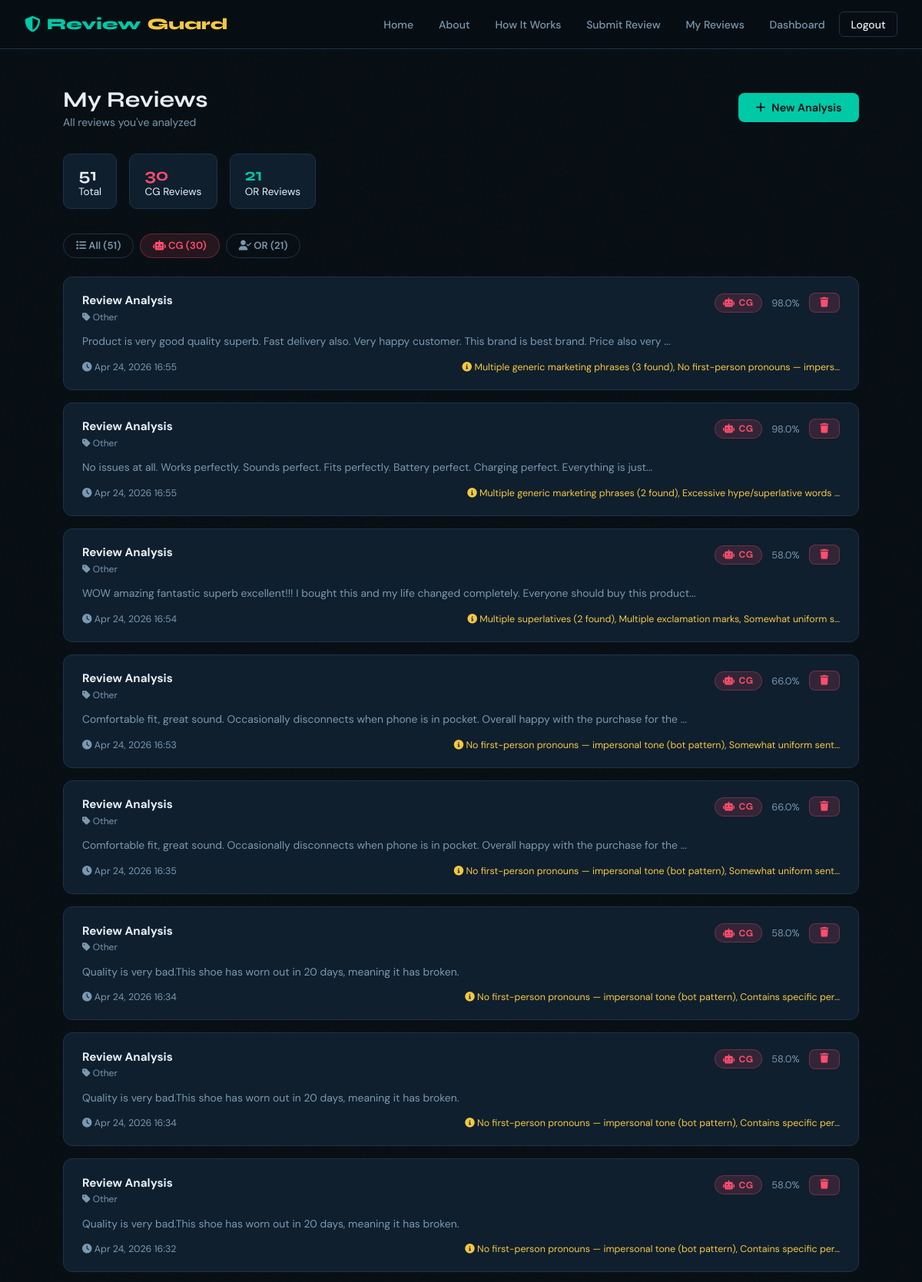
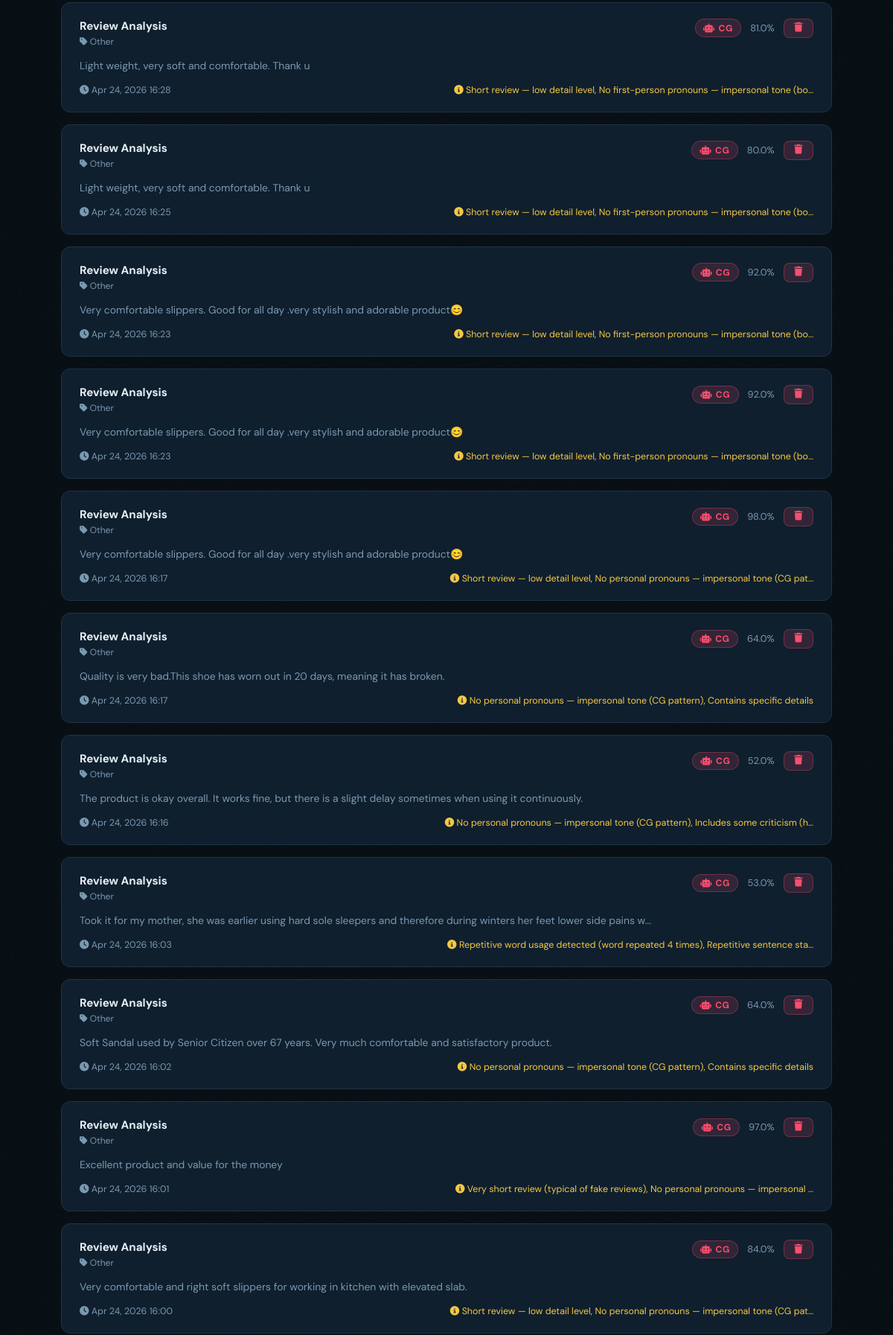
Screenshot of /reviews/my-reviews/?filter=CG (signed in, upper part) with the database file from the repository (2 pictures, top to bottom).
### reviews/models.py (models this page shows, shortened)
class Review(models.Model):
    user = models.ForeignKey(User, on_delete=models.CASCADE, related_name='reviews')
    product_name = models.CharField(max_length=200)
    category = models.CharField(max_length=50, choices=CATEGORY_CHOICES, default='other')
    review_text = models.TextField()
    result = models.CharField(max_length=5, choices=[('CG', 'Computer Generated'), ('OR', 'Original Review')])
    confidence = models.FloatField(default=0.0)
    detection_reasons = models.TextField(blank=True, default='')
    is_flagged = models.BooleanField(default=False)
    admin_override = models.CharField(max_length=5, blank=True, null=True)
    created_at = models.DateTimeField(auto_now_add=True)
    updated_at = models.DateTimeField(auto_now=True)
    class Meta:
        ordering = ['-created_at']
    @property
    def short_text(self):
        return self.review_text[:120] + '...' if len(self.review_text) > 120 else self.review_text

### reviews/views.py (the view)
# urls.py: path('my-reviews/', views.my_reviews, name='my_reviews'),
@login_required
def my_reviews(request):
    if request.user.is_staff:
        return redirect('admin_dashboard')
    filter_type = request.GET.get('filter', 'all')
    reviews = Review.objects.filter(user=request.user)
    if filter_type == 'CG':
        reviews = reviews.filter(result='CG')
    elif filter_type == 'OR':
        reviews = reviews.filter(result='OR')
    return render(request, 'reviews/my_reviews.html', {
        'reviews': reviews,
        'filter_type': filter_type,
        'total': Review.objects.filter(user=request.user).count(),
        'cg_count': Review.objects.filter(user=request.user, result='CG').count(),
        'or_count': Review.objects.filter(user=request.user, result='OR').count(),
    })

### templates/reviews/my_reviews.html (shortened to what this page needs)
{% extends 'base.html' %}
{% block content %}
<div class="reviews-page">
    <div class="page-header">
        <div>
            <h1 style="font-size:1.8rem;">My Reviews</h1>
            <p style="color:var(--muted); font-size:0.875rem; margin-top:0.2rem">All reviews you've analyzed</p>
        </div>
        <a href="/reviews/submit/" class="btn btn-primary"><i class="fas fa-plus"></i> New Analysis</a>
    </div>
    <div class="stats-mini">
        <div class="stat-mini"><strong>{{ total }}</strong> Total</div>
        <div class="stat-mini"><strong style="color:var(--red)">{{ cg_count }}</strong> CG Reviews</div>
        <div class="stat-mini"><strong style="color:var(--teal)">{{ or_count }}</strong> OR Reviews</div>
    </div>
    <div class="filter-tabs" style="margin-bottom:1.5rem">
        <a href="?filter=all" class="filter-tab {% if filter_type == 'all' %}active-all{% endif %}"><i class="fas fa-list"></i> All ({{ total }})</a>
        <a href="?filter=CG" class="filter-tab {% if filter_type == 'CG' %}active-cg{% endif %}"><i class="fas fa-robot"></i> CG ({{ cg_count }})</a>
        <a href="?filter=OR" class="filter-tab {% if filter_type == 'OR' %}active-or{% endif %}"><i class="fas fa-user-check"></i> OR ({{ or_count }})</a>
    </div>
    {% if reviews %}
        {% for review in reviews %}
        <div class="review-card">
            <div class="review-card-top">
                <div>
                    <div class="review-card-title">{{ review.product_name }}</div>
                    <div class="review-card-cat"><i class="fas fa-tag"></i> {{ review.get_category_display }}</div>
                </div>
                <div style="display:flex; align-items:center; gap:0.75rem; flex-shrink:0">
                    <span class="badge {% if review.result == 'CG' %}badge-cg{% else %}badge-or{% endif %}">
                        {% if review.result == 'CG' %}<i class="fas fa-robot"></i>{% else %}<i class="fas fa-user-check"></i>{% endif %}
                        {{ review.result }}
                    </span>
                    <span style="font-size:0.8rem; color:var(--muted)">{{ review.confidence }}%</span>
                    <form method="POST" action="/reviews/delete/{{ review.id }}/" style="display:inline" onclick="return confirm('Delete this review?')">
                        <button type="submit" class="btn btn-danger btn-sm"><i class="fas fa-trash"></i></button>
                    </form>
                </div>
            </div>
            <div class="review-card-body">{{ review.short_text }}</div>
            <div class="review-card-footer">
                <span><i class="fas fa-clock"></i> {{ review.created_at|date:"M d, Y  H:i" }}</span>
                {% if review.detection_reasons %}
                <span style="color:var(--gold)"><i class="fas fa-info-circle"></i> {{ review.detection_reasons|truncatechars:80 }}</span>
                {% endif %}
            </div>
        </div>
        {% endfor %}
    {% else %}
        <div class="empty-state">
            <i class="fas fa-inbox"></i>
            <p>No {{ filter_type|lower }} reviews found.</p>
            <a href="/reviews/submit/" class="btn btn-primary btn-sm" style="margin-top:1rem"><i class="fas fa-plus"></i> Analyze a Review</a>
        </div>
    {% endif %}
</div>
{% endblock %}

### templates/base.html (style rules this page uses)
:root { --bg: #080f14; --bg2: #0d1a24; --bg3: #112233; --teal: #00c9a7; --teal2: #00e5c0; --gold: #f5c842; --red: #ff4d6d; --text: #e8f0f7; --muted: #7a99b0; --border: #1e3347; --card: #0f1f2e; --cg-color: #ff4d6d; --or-color: #00c9a7; }
* { margin: 0; padding: 0; box-sizing: border-box; }
html { scroll-behavior: smooth; }
body { font-family: 'DM Sans', sans-serif; background: var(--bg); color: var(--text); min-height: 100vh; overflow-x: hidden; }
body::before { content: ''; position: fixed; inset: 0; pointer-events: none; z-index: 0; opacity: 0.4; }
.btn { display: inline-flex; align-items: center; gap: 0.5rem; padding: 0.65rem 1.4rem; border-radius: 8px; font-family: 'DM Sans', sans-serif; font-size: 0.9rem; font-weight: 600; cursor: pointer; border: none; text-decoration: none; transition: all 0.2s; white-space: nowrap; }
.btn-primary { background: var(--teal); color: var(--bg); }
.btn-danger { background: rgba(255,77,109,0.15); color: var(--red); border: 1px solid rgba(255,77,109,0.3); }
.btn-sm { padding: 0.35rem 0.85rem; font-size: 0.8rem; }
.badge { display: inline-flex; align-items: center; gap: 0.3rem; padding: 0.2rem 0.65rem; border-radius: 20px; font-size: 0.75rem; font-weight: 700; letter-spacing: 0.05em; }
.badge-cg { background: rgba(255,77,109,0.15); color: var(--red); border: 1px solid rgba(255,77,109,0.3); }
h1, h2, h3 { font-family: 'Syne', sans-serif; }

### templates/reviews/my_reviews.html (style rules this page uses)
.reviews-page { max-width: 1100px; margin: 0 auto; padding: 3rem 2rem; }
.page-header { display: flex; align-items: center; justify-content: space-between; margin-bottom: 2rem; flex-wrap: wrap; gap: 1rem; }
.filter-tabs { display: flex; gap: 0.5rem; flex-wrap: wrap; }
.filter-tab { padding: 0.4rem 1rem; border-radius: 20px; font-size: 0.82rem; font-weight: 600; text-decoration: none; border: 1px solid var(--border); color: var(--muted); transition: all 0.2s; }
.filter-tab.active-cg { background: rgba(255,77,109,0.12); color: var(--red); border-color: rgba(255,77,109,0.3); }
.stats-mini { display: flex; gap: 1rem; margin-bottom: 2rem; flex-wrap: wrap; }
.stat-mini { background: var(--card); border: 1px solid var(--border); border-radius: 10px; padding: 0.8rem 1.2rem; font-size: 0.85rem; }
.stat-mini strong { font-family: 'Syne', sans-serif; font-size: 1.4rem; display: block; }
.review-card { background: var(--card); border: 1px solid var(--border); border-radius: 12px; padding: 1.3rem 1.5rem; margin-bottom: 1rem; transition: border-color 0.2s; }
.review-card-top { display: flex; align-items: flex-start; justify-content: space-between; gap: 1rem; margin-bottom: 0.8rem; }
.review-card-title { font-weight: 700; font-size: 0.95rem; }
.review-card-cat { font-size: 0.75rem; color: var(--muted); margin-top: 0.2rem; text-transform: capitalize; }
.review-card-body { font-size: 0.87rem; color: var(--muted); line-height: 1.7; margin-bottom: 0.8rem; }
.review-card-footer { display: flex; align-items: center; justify-content: space-between; flex-wrap: wrap; gap: 0.5rem; font-size: 0.78rem; color: var(--muted); }

### rows the page displays
Review: product_name "Review Analysis", category "Other", result "CG", confidence "98.0", short_text "Product is very good quality superb. Fast delivery also. Very happy customer. This brand is best brand. Price also very ...", created_at "Apr 24, 2026 16:55", detection_reasons "Multiple generic marketing phrases (3 found), No first-person pronouns — impers…"
Review: product_name "Review Analysis", category "Other", result "CG", confidence "98.0", short_text "No issues at all. Works perfectly. Sounds perfect. Fits perfectly. Battery perfect. Charging perfect. Everything is just...", created_at "Apr 24, 2026 16:55", detection_reasons "Multiple generic marketing phrases (2 found), Excessive hype/superlative words …"
Review: product_name "Review Analysis", category "Other", result "CG", confidence "58.0", short_text "WOW amazing fantastic superb excellent!!! I bought this and my life changed completely. Everyone should buy this product...", created_at "Apr 24, 2026 16:54", detection_reasons "Multiple superlatives (2 found), Multiple exclamation marks, Somewhat uniform s…"
Review: product_name "Review Analysis", category "Other", result "CG", confidence "66.0", short_text "Comfortable fit, great sound. Occasionally disconnects when phone is in pocket. Overall happy with the purchase for the ...", created_at "Apr 24, 2026 16:53", detection_reasons "No first-person pronouns — impersonal tone (bot pattern), Somewhat uniform sent…"
Review: product_name "Review Analysis", category "Other", result "CG", confidence "66.0", short_text "Comfortable fit, great sound. Occasionally disconnects when phone is in pocket. Overall happy with the purchase for the ...", created_at "Apr 24, 2026 16:35", detection_reasons "No first-person pronouns — impersonal tone (bot pattern), Somewhat uniform sent…"
Review: product_name "Review Analysis", category "Other", result "CG", confidence "58.0", short_text "Quality is very bad.This shoe has worn out in 20 days, meaning it has broken.", created_at "Apr 24, 2026 16:34", detection_reasons "No first-person pronouns — impersonal tone (bot pattern), Contains specific per…"
Review: product_name "Review Analysis", category "Other", result "CG", confidence "58.0", short_text "Quality is very bad.This shoe has worn out in 20 days, meaning it has broken.", created_at "Apr 24, 2026 16:34", detection_reasons "No first-person pronouns — impersonal tone (bot pattern), Contains specific per…"
Review: product_name "Review Analysis", category "Other", result "CG", confidence "58.0", short_text "Quality is very bad.This shoe has worn out in 20 days, meaning it has broken.", created_at "Apr 24, 2026 16:32", detection_reasons "No first-person pronouns — impersonal tone (bot pattern), Contains specific per…"
Review: product_name "Review Analysis", category "Other", result "CG", confidence "81.0", short_text "Light weight, very soft and comfortable. Thank u", created_at "Apr 24, 2026 16:28", detection_reasons "Short review — low detail level, No first-person pronouns — impersonal tone (bo…"
Review: product_name "Review Analysis", category "Other", result "CG", confidence "80.0", short_text "Light weight, very soft and comfortable. Thank u", created_at "Apr 24, 2026 16:25", detection_reasons "Short review — low detail level, No first-person pronouns — impersonal tone (bo…"
Review: product_name "Review Analysis", category "Other", result "CG", confidence "92.0", short_text "Very comfortable slippers. Good for all day .very stylish and adorable product😊", created_at "Apr 24, 2026 16:23", detection_reasons "Short review — low detail level, No first-person pronouns — impersonal tone (bo…"
Review: product_name "Review Analysis", category "Other", result "CG", confidence "92.0", short_text "Very comfortable slippers. Good for all day .very stylish and adorable product😊", created_at "Apr 24, 2026 16:23", detection_reasons "Short review — low detail level, No first-person pronouns — impersonal tone (bo…"
Review: product_name "Review Analysis", category "Other", result "CG", confidence "98.0", short_text "Very comfortable slippers. Good for all day .very stylish and adorable product😊", created_at "Apr 24, 2026 16:17", detection_reasons "Short review — low detail level, No personal pronouns — impersonal tone (CG pat…"
Review: product_name "Review Analysis", category "Other", result "CG", confidence "64.0", short_text "Quality is very bad.This shoe has worn out in 20 days, meaning it has broken.", created_at "Apr 24, 2026 16:17", detection_reasons "No personal pronouns — impersonal tone (CG pattern), Contains specific details"
Review: product_name "Review Analysis", category "Other", result "CG", confidence "52.0", short_text "The product is okay overall. It works fine, but there is a slight delay sometimes when using it continuously.", created_at "Apr 24, 2026 16:16", detection_reasons "No personal pronouns — impersonal tone (CG pattern), Includes some criticism (h…"
Review: product_name "Review Analysis", category "Other", result "CG", confidence "53.0", short_text "Took it for my mother, she was earlier using hard sole sleepers and therefore during winters her feet lower side pains w...", created_at "Apr 24, 2026 16:03", detection_reasons "Repetitive word usage detected (word repeated 4 times), Repetitive sentence sta…"
Review: product_name "Review Analysis", category "Other", result "CG", confidence "64.0", short_text "Soft Sandal used by Senior Citizen over 67 years. Very much comfortable and satisfactory product.", created_at "Apr 24, 2026 16:02", detection_reasons "No personal pronouns — impersonal tone (CG pattern), Contains specific details"
Review: product_name "Review Analysis", category "Other", result "CG", confidence "97.0", short_text "Excellent product and value for the money", created_at "Apr 24, 2026 16:01", detection_reasons "Very short review (typical of fake reviews), No personal pronouns — impersonal …"
Review: product_name "Review Analysis", category "Other", result "CG", confidence "84.0", short_text "Very comfortable and right soft slippers for working in kitchen with elevated slab.", created_at "Apr 24, 2026 16:00", detection_reasons "Short review — low detail level, No personal pronouns — impersonal tone (CG pat…"

### other values shown
{{ total }} "51"
{{ cg_count }} "30"
{{ or_count }} "21"
